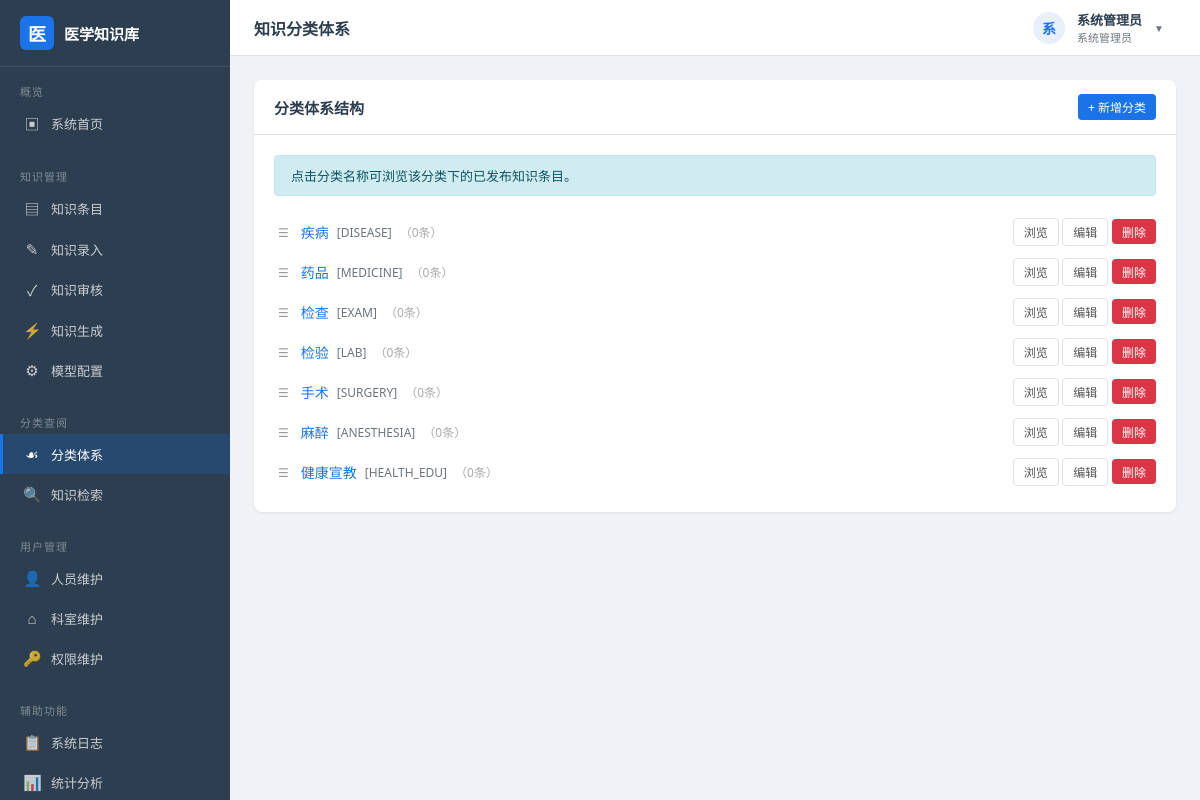
/categories (signed in), run on the app's committed database.
### models.py (models this page shows, shortened)
class User(db.Model):
    __tablename__ = "user"
    id = db.Column(db.Integer, primary_key=True, autoincrement=True)
    username = db.Column(db.String(50), unique=True, nullable=False, comment="登录账号")
    real_name = db.Column(db.String(50), nullable=False, comment="真实姓名")
    password_hash = db.Column(db.String(128), nullable=False, comment="口令哈希")
    email = db.Column(db.String(120), default="", comment="电子邮箱")
    phone = db.Column(db.String(20), default="", comment="联系电话")
    department_id = db.Column(db.Integer, db.ForeignKey("department.id"), nullable=True)
    role_id = db.Column(db.Integer, db.ForeignKey("role.id"), nullable=True)
    status = db.Column(db.String(10), default="active", comment="active/disabled")
    failed_attempts = db.Column(db.Integer, default=0, comment="密码错误次数")
    lock_time = db.Column(db.DateTime, nullable=True, comment="账号锁定时间")
    last_login = db.Column(db.DateTime, nullable=True)
    created_at = db.Column(db.DateTime, default=datetime.now)

class Role(db.Model):
    __tablename__ = "role"
    id = db.Column(db.Integer, primary_key=True, autoincrement=True)
    name = db.Column(db.String(50), unique=True, nullable=False, comment="角色名称")
    code = db.Column(db.String(30), unique=True, nullable=False, comment="角色编码")
    permissions = db.Column(db.Text, default="", comment="权限列表，逗号分隔")
    remark = db.Column(db.String(200), default="")
    created_at = db.Column(db.DateTime, default=datetime.now)
    users = db.relationship("User", backref="role", lazy="dynamic")

class Category(db.Model):
    __tablename__ = "category"
    id = db.Column(db.Integer, primary_key=True, autoincrement=True)
    name = db.Column(db.String(80), nullable=False, comment="分类名称")
    code = db.Column(db.String(30), unique=True, nullable=False, comment="分类编码")
    parent_id = db.Column(db.Integer, db.ForeignKey("category.id"), nullable=True, comment="上级分类")
    level = db.Column(db.Integer, default=1, comment="层级")
    sort_order = db.Column(db.Integer, default=0)
    description = db.Column(db.String(300), default="")
    created_at = db.Column(db.DateTime, default=datetime.now)
    parent = db.relationship("Category", remote_side=[id], backref="sub_categories")
    entries = db.relationship("KnowledgeEntry", backref="category", lazy="dynamic")

### app.py (the view)
    @app.route("/categories")
    @login_required
    def category_tree():
        categories = Category.query.order_by(Category.level, Category.sort_order).all()
        return render_template("category/tree.html", categories=categories)

### app.py (called while the page is built)
def register_before_handlers(app: Flask):
    @app.before_request
    def _load_current_user():
        uid = session.get("uid")
        g.current_user = None
        if uid:
            g.current_user = User.query.get(uid)
    @app.context_processor
    def _inject_globals():
        return {
            "current_user": g.current_user,
            "current_year": datetime.now().year,
        }

def login_required(func):
    @wraps(func)
    def wrapper(*args, **kwargs):
        if not g.current_user:
            flash("请先登录系统", "warning")
            return redirect(url_for("login", next=request.full_path))
        return func(*args, **kwargs)
    return wrapper

### templates/category/tree.html (shortened to what this page needs)
{% extends "layout.html" %}
{% block page_title %}知识分类体系{% endblock %}
{% block content %}
<div class="card">
    <div class="card-header">
        <h3>分类体系结构</h3>
        <a href="{{ url_for('category_create') }}" class="btn btn-primary btn-sm">+ 新增分类</a>
    </div>
    <div class="card-body">
        <div class="flash flash-info" style="margin-bottom:16px;">
            点击分类名称可浏览该分类下的已发布知识条目。
        </div>
        <ul class="tree-list" id="category-tree">
            {% for c in categories %}
            <li class="tree-node" draggable="true" data-id="{{ c.id }}" data-level="{{ c.level }}" data-parent="{{ c.parent_id or 0 }}" style="padding-left: {{ (c.level - 1) * 24 }}px;">
                <span class="drag-handle">☰</span>
                <a href="{{ url_for('category_browse', cid=c.id) }}" class="node-name">{{ c.name }}</a>
                <span class="node-code">[{{ c.code }}]</span>
                <span style="color:#aaa; font-size:12px;">（{{ c.entries.count() }}条）</span>
                <div class="node-actions">
                    <a href="{{ url_for('category_browse', cid=c.id) }}" class="btn btn-default btn-sm">浏览</a>
                    <a href="{{ url_for('category_edit', cid=c.id) }}" class="btn btn-default btn-sm">编辑</a>
                    <form method="POST" action="{{ url_for('category_delete', cid=c.id) }}" style="display:inline;">
                        <button type="submit" class="btn btn-danger btn-sm btn-delete">删除</button>
                    </form>
                </div>
            </li>
            {% endfor %}
        </ul>
    </div>
</div>
{% endblock %}

### templates/layout.html (shortened to what this page needs)
<!DOCTYPE html>
<html lang="zh-CN">
<head>
    <link rel="stylesheet" href="{{ url_for('static', filename='css/style.css') }}">
</head>
<body>
<div class="app-layout">
    <aside class="sidebar">
        <div class="sidebar-header">
            <div class="icon">医</div>
            <span>医学知识库</span>
        </div>
        <nav class="nav-section">
            <div class="nav-section-title">概览</div>
            <a href="{{ url_for('dashboard') }}" class="nav-item" onclick="navigate(event, this)">
                <span class="nav-icon">▣</span> 系统首页
            </a>
        </nav>
        <nav class="nav-section">
            <div class="nav-section-title">知识管理</div>
            <a href="{{ url_for('knowledge_list') }}" class="nav-item" onclick="navigate(event, this)">
                <span class="nav-icon">▤</span> 知识条目
            </a>
            <a href="{{ url_for('knowledge_create') }}" class="nav-item" onclick="navigate(event, this)">
                <span class="nav-icon">✎</span> 知识录入
            </a>
            <a href="{{ url_for('knowledge_review_list') }}" class="nav-item" onclick="navigate(event, this)">
                <span class="nav-icon">✓</span> 知识审核
            </a>
            <a href="{{ url_for('knowledge_generate') }}" class="nav-item" onclick="navigate(event, this)">
                <span class="nav-icon">⚡</span> 知识生成
            </a>
            <a href="{{ url_for('model_config_list') }}" class="nav-item" onclick="navigate(event, this)">
                <span class="nav-icon">⚙</span> 模型配置
            </a>
        </nav>
        <nav class="nav-section">
            <div class="nav-section-title">分类查阅</div>
            <a href="{{ url_for('category_tree') }}" class="nav-item" onclick="navigate(event, this)">
                <span class="nav-icon">☙</span> 分类体系
            </a>
            <a href="{{ url_for('search') }}" class="nav-item" onclick="navigate(event, this)">
                <span class="nav-icon">🔍</span> 知识检索
            </a>
        </nav>
        <nav class="nav-section">
            <div class="nav-section-title">用户管理</div>
            <a href="{{ url_for('user_list') }}" class="nav-item" onclick="navigate(event, this)">
                <span class="nav-icon">👤</span> 人员维护
            </a>
            <a href="{{ url_for('dept_list') }}" class="nav-item" onclick="navigate(event, this)">
                <span class="nav-icon">⌂</span> 科室维护
            </a>
            <a href="{{ url_for('role_list') }}" class="nav-item" onclick="navigate(event, this)">
                <span class="nav-icon">🔑</span> 权限维护
            </a>
        </nav>
        <nav class="nav-section">
            <div class="nav-section-title">辅助功能</div>
            <a href="{{ url_for('log_list') }}" class="nav-item" onclick="navigate(event, this)">
                <span class="nav-icon">📋</span> 系统日志
            </a>
            <a href="{{ url_for('statistics') }}" class="nav-item" onclick="navigate(event, this)">
                <span class="nav-icon">📊</span> 统计分析
            </a>
        </nav>
    </aside>
    <div class="main-area">
        <header class="topbar">
            <div class="topbar-title">{% block page_title %}系统首页{% endblock %}</div>
            <div class="topbar-user">
                <div class="user-dropdown" id="user-dropdown">
                    <div class="dropdown-trigger">
                        <div class="avatar">{{ current_user.real_name[0] if current_user else '?' }}</div>
                        <div class="info">
                            <div class="name">{{ current_user.real_name if current_user else '' }}</div>
                            <div class="role">{{ current_user.role.name if current_user and current_user.role else '' }}</div>
                        </div>
                        <span class="dropdown-arrow">▼</span>
                    </div>
                </div>
            </div>
        </header>
        <main class="content-area">
            {% block content %}{% endblock %}
        </main>
    </div>
</div>
</body>
</html>

### static/css/style.css (style rules this page uses)
:root { --primary: #1a73e8; --primary-dark: #1557b0; --primary-light: #e8f0fe; --success: #28a745; --warning: #ffc107; --danger: #dc3545; --info: #17a2b8; --dark: #2c3e50; --gray: #6c757d; --light: #f8f9fa; --border: #dee2e6; --sidebar-width: 230px; --header-height: 56px; }
* { margin: 0; padding: 0; box-sizing: border-box; }
body { font-family: "Microsoft YaHei", "PingFang SC", "Segoe UI", Arial, sans-serif; background: #f0f2f5; color: #333; font-size: 14px; }
a { color: var(--primary); text-decoration: none; }
.app-layout { display: flex; min-height: 100vh; }
.sidebar { width: var(--sidebar-width); background: var(--dark); color: #fff; position: fixed; top: 0; left: 0; bottom: 0; overflow-y: auto; z-index: 1000; }
.sidebar-header { padding: 16px 20px; border-bottom: 1px solid rgba(255,255,255,0.1); display: flex; align-items: center; gap: 10px; }
.sidebar-header .icon { width: 34px; height: 34px; background: var(--primary); border-radius: 6px; display: flex; align-items: center; justify-content: center; font-size: 18px; font-weight: bold; }
.sidebar-header span { font-size: 15px; font-weight: 600; }
.nav-section { padding: 8px 0; }
.nav-section-title { padding: 8px 20px 4px; font-size: 11px; color: rgba(255,255,255,0.4); text-transform: uppercase; letter-spacing: 1px; }
.nav-item { display: flex; align-items: center; gap: 10px; padding: 10px 20px; color: rgba(255,255,255,0.75); font-size: 13px; transition: all 0.2s; border-left: 3px solid transparent; }
.nav-item.active { background: rgba(26,115,232,0.2); border-left-color: var(--primary); color: #fff; }
.nav-icon { width: 18px; text-align: center; font-size: 15px; }
.main-area { margin-left: var(--sidebar-width); flex: 1; display: flex; flex-direction: column; }
.topbar { height: var(--header-height); background: #fff; border-bottom: 1px solid var(--border); display: flex; align-items: center; justify-content: space-between; padding: 0 24px; position: sticky; top: 0; z-index: 999; }
.topbar-title { font-size: 16px; font-weight: 600; color: var(--dark); }
.topbar-user { display: flex; align-items: center; gap: 12px; }
.topbar-user .avatar { width: 32px; height: 32px; background: var(--primary-light); color: var(--primary); border-radius: 50%; display: flex; align-items: center; justify-content: center; font-weight: 600; font-size: 14px; }
.topbar-user .info { font-size: 13px; }
.topbar-user .info .name { font-weight: 600; color: var(--dark); }
.topbar-user .info .role { font-size: 11px; color: var(--gray); }
.content-area { padding: 24px; flex: 1; }
.card { background: #fff; border-radius: 8px; box-shadow: 0 1px 3px rgba(0,0,0,0.08); margin-bottom: 20px; }
.card-header { padding: 14px 20px; border-bottom: 1px solid var(--border); display: flex; align-items: center; justify-content: space-between; }
.card-header h3 { font-size: 15px; font-weight: 600; color: var(--dark); }
.card-body { padding: 20px; }
.btn { display: inline-flex; align-items: center; gap: 4px; padding: 7px 16px; border: none; border-radius: 4px; font-size: 13px; font-weight: 500; cursor: pointer; transition: all 0.2s; text-decoration: none; }
.btn-primary { background: var(--primary); color: #fff; }
.btn-danger { background: var(--danger); color: #fff; }
.btn-default { background: #fff; color: #555; border: 1px solid var(--border); }
.btn-sm { padding: 4px 10px; font-size: 12px; }
.flash { padding: 10px 16px; border-radius: 4px; margin-bottom: 8px; font-size: 13px; }
.flash-info { background: #d1ecf1; color: #0c5460; border: 1px solid #bee5eb; }
.tree-list { list-style: none; }
.tree-node { padding: 6px 0; display: flex; align-items: center; gap: 8px; }
.tree-node .node-name { font-weight: 500; }
.tree-node .node-code { font-size: 12px; color: var(--gray); }
.tree-node .node-actions { margin-left: auto; }
.drag-handle { cursor: grab; color: #999; font-size: 12px; padding: 2px 4px; border-radius: 2px; transition: all 0.2s; user-select: none; }
.user-dropdown { position: relative; display: flex; align-items: center; cursor: pointer; }
.dropdown-trigger { display: flex; align-items: center; gap: 12px; padding: 8px 12px; border-radius: 6px; transition: background 0.2s; }
.dropdown-arrow { font-size: 10px; color: var(--gray); transition: transform 0.2s; }

### data on the page
User: real_name "系", real_name "系统管理员"
Role: role "系统管理员"
Category: name "疾病", code "DISEASE", entries.count "0"
Category: name "药品", code "MEDICINE", entries.count "0"
Category: name "检查", code "EXAM", entries.count "0"
Category: name "检验", code "LAB", entries.count "0"
Category: name "手术", code "SURGERY", entries.count "0"
Category: name "麻醉", code "ANESTHESIA", entries.count "0"
Category: name "健康宣教", code "HEALTH_EDU", entries.count "0"
